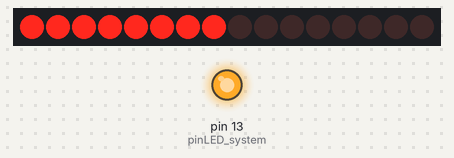
Bench run of a sketch on a simulated Arduino Uno, built with avr-gcc and run on an emulated ATmega328P. On the bench: 16 shift-register outputs drawn as a row of LEDs (first output left, lit = HIGH), output pins drawn as LEDs (lit = HIGH). Wiring (inferred from the names in the program): 2 × shift register (74HC595): data pin 5; shift clock pin 3; latch pin 4. Wiring (inferred from the signals the program sends): row of LEDs: on Q0, Q1, Q2, Q3, Q4, Q5, Q6, Q7, Q8, Q9, Q10, Q11, Q12, Q13, Q14, Q15. Pins used as bus, display or sensor lines are not drawn.

Above: at 0.1 s.
At 4.1 s:
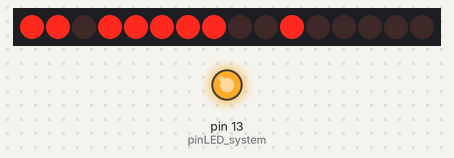
At 9.1 s:
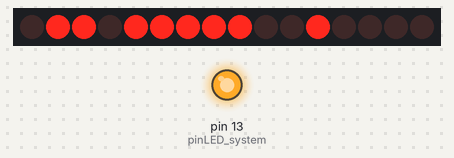
At 19.1 s:
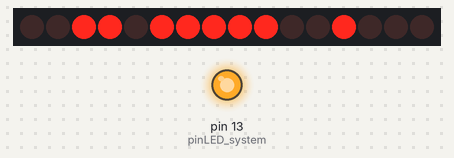
At 29.1 s:
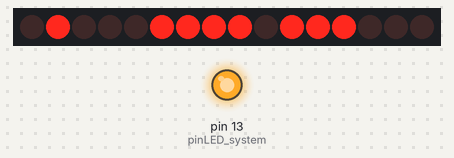
At 39.1 s:
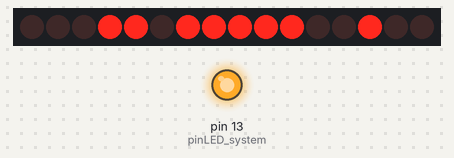
Timing chart, 0 to 40.0 s (numbered marks = the images above):
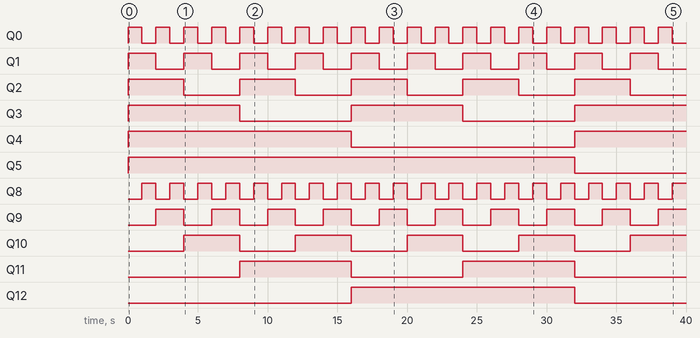

The sketch:

Uno-ShiftRegister-4-Multi-DualBinaryCounters-191204.ino
```cpp
int pinLED_system = 13;

//Pin connected to ST_CP of 74HC595
int latchPin = 4;
//Pin connected to SH_CP of 74HC595
int clockPin = 3;
////Pin connected to DS of 74HC595
int dataPin = 5;

void setup() {
      pinMode(pinLED_system, OUTPUT);
      digitalWrite(pinLED_system, HIGH);

      //Start Serial for debuging purposes
      Serial.begin(115200);

      //set pins to output because they are addressed in the main loop
      pinMode(latchPin, OUTPUT);
}

void loop() {
      //count up routine
      for (int j = 0; j < 256; j++) {
          //ground latchPin and hold low for as long as you are transmitting
          digitalWrite(latchPin, 0);

          //count up on GREEN LEDs
          shiftOut(dataPin, clockPin, j);

          //count down on RED LEDs
          shiftOut(dataPin, clockPin, 255-j);

          //return the latch pin high to signal chip that it no longer needs to listen for information
          digitalWrite(latchPin, 1);
          delay(1000);
      }
}

void shiftOut(int myDataPin, int myClockPin, byte myDataOut) {
      // This shifts 8 bits out MSB first, on the rising edge of the clock, clock idles low internal function setup
      int i=0;
      int pinState;
      pinMode(myClockPin, OUTPUT);
      pinMode(myDataPin, OUTPUT);

      //clear everything out just in case to prepare shift register for bit shifting
      digitalWrite(myDataPin, 0);
      digitalWrite(myClockPin, 0);

      //for each bit in the byte myDataOut
      //NOTICE THAT WE ARE COUNTING DOWN in our for loop
      //This means that %00000001 or "1" will go through such that it will be pin Q0 that lights.
      for (i=7; i>=0; i--)  {
            digitalWrite(myClockPin, 0);

            //if the value passed to myDataOut and a bitmask result true then... so if we are at i=6 and our value is
            // %11010100 it would the code compares it to %01000000 and proceeds to set pinState to 1.
            if ( myDataOut & (1<<i) ) {
                    pinState= 1;
            } else {
                    pinState= 0;
            }

            //Sets the pin to HIGH or LOW depending on pinState
            digitalWrite(myDataPin, pinState);

            //register shifts bits on upstroke of clock pin
            digitalWrite(myClockPin, 1);

            //zero the data pin after shift to prevent bleed through
            digitalWrite(myDataPin, 0);
      }

      //stop shifting
      digitalWrite(myClockPin, 0);
}
```

Measured:
- by itself, Q0, Q8: alternates HIGH for 1.0 s and LOW for 1.0 s
- by itself, Q1, Q9: alternates HIGH for 2.0 s and LOW for 2.0 s
- by itself, Q2, Q10: alternates HIGH for 4.0 s and LOW for 4.0 s
- by itself, Q3, Q11: alternates HIGH for 8.0 s and LOW for 8.0 s
- by itself, Q4: LOW → HIGH at 0.00 s, → LOW 16.0 s later, → HIGH 16.0 s later
- by itself, Q5: LOW → HIGH at 0.00 s, → LOW 32.0 s later
- by itself, Q12: LOW → HIGH at 16.0 s, → LOW 16.0 s later
